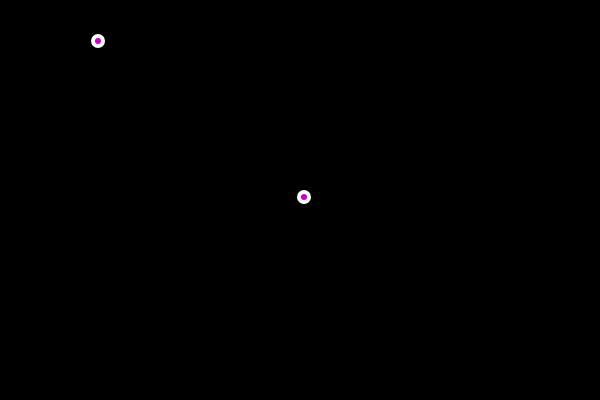
Frame 1 (no input)
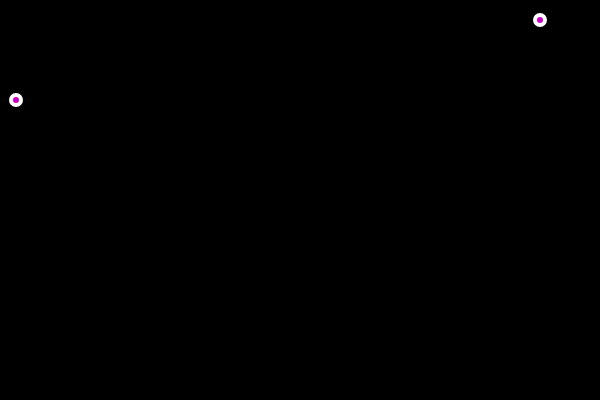
Frame 60 (no input)
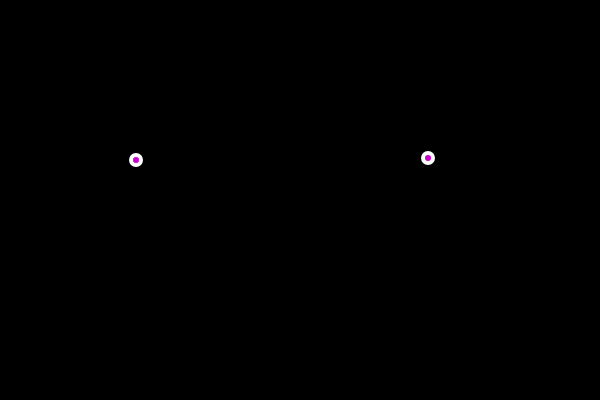
Frame 120 (the mouse pressed at the canvas centre since frame 60)

The p5.js sketch that drew these frames (run headless with seeded random() and noise() and a simulated clock; from frame 60 on, the mouse is pressed at the canvas centre):

// p5.js sketch
// ── sketch.js
// https://editor.p5js.org/jht1493/sketches/2mzYK-rpa
// func parameter objects

let ball1 = {
  x: 300,
  y: 200,
  xspeed: 4,
  yspeed: -3
};
let bal2 = {
  x: 100,
  y: 40,
  xspeed: -2,
  yspeed: 1
};

function setup() {
  createCanvas(600, 400);
}

function draw() {
  background(0);
  move(ball1);
  bounce(ball1);
  display(ball1);
  
  move(bal2);
  bounce(bal2);
  display(bal2);

}

function bounce(ball) {
  if (ball.x > width || ball.x < 0) {
    ball.xspeed = ball.xspeed * -1;
  }
  if (ball.y > height || ball.y < 0) {
    ball.yspeed = ball.yspeed * -1;
  }
}

function display(ball) {
  stroke(255);
  strokeWeight(4);
  fill(200, 0, 200);
  ellipse(ball.x, ball.y, 10,10 );
}

function move(ball) {
  ball.x = ball.x + ball.xspeed;
  ball.y = ball.y + ball.yspeed;
}



// Function Basics
// Code! Programming with p5.js
// The Coding Train / Daniel Shiffman
// https://thecodingtrain.com/beginners/p5js/5.1-function-basics.html
// https://youtu.be/wRHAitGzBrg
// https://editor.p5js.org/codingtrain/sketches/omHOuJY1
